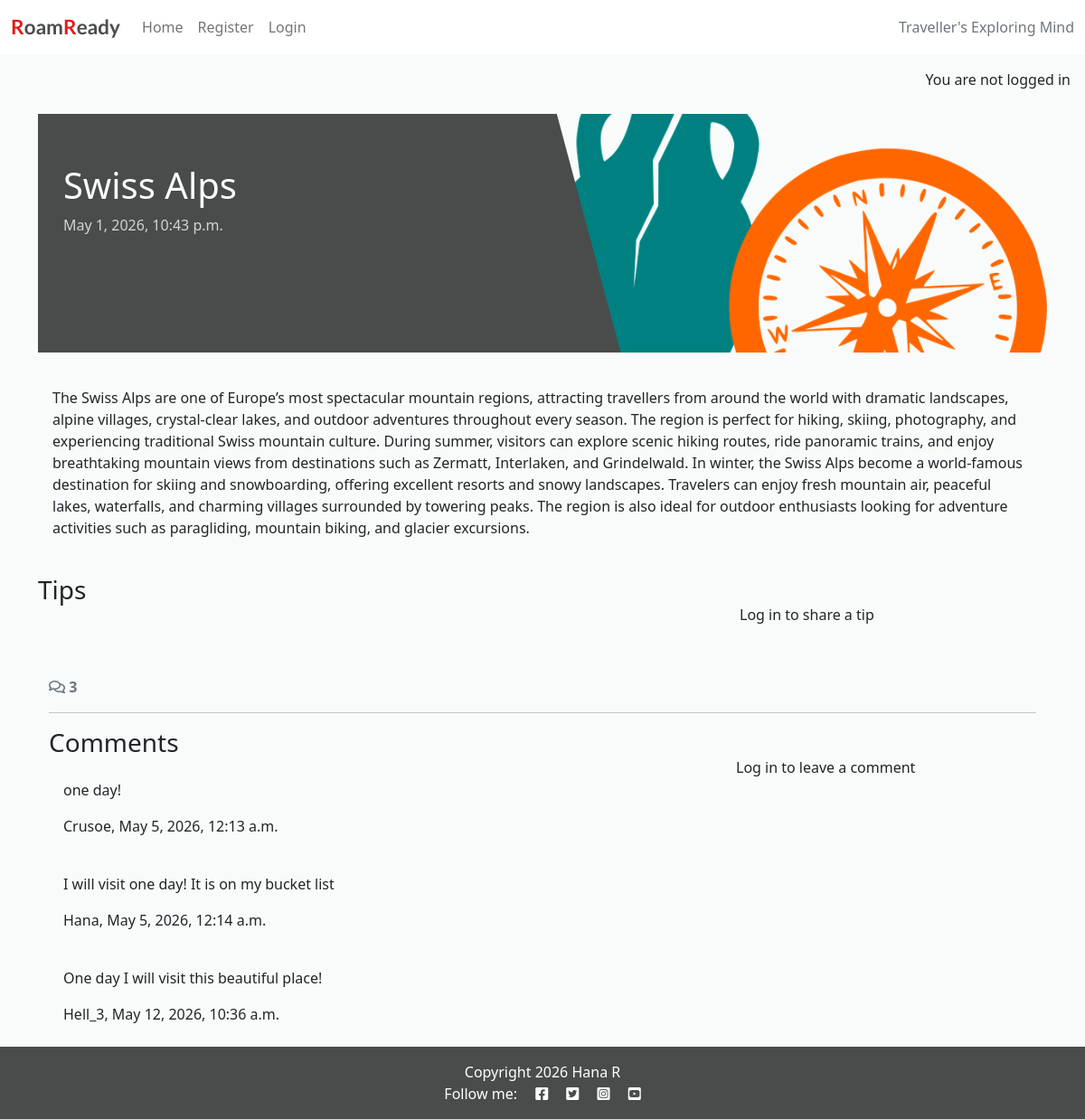
The app's page /11/ with its own data.
### destinations/models.py (models this page shows, shortened)
class Destination(models.Model):
    name = models.CharField(max_length=100)
    country = CountryField()
    category = models.CharField(max_length=50)
    featured_image = CloudinaryField('image', default='placeholder')
    description = models.TextField()
    created_on = models.DateTimeField(auto_now_add=True)
    status = models.IntegerField(choices=STATUS, default=1)
    class Meta:
        ordering = ['-created_on', 'country', 'category']

class Comment(models.Model):
    destination = models.ForeignKey(Destination, on_delete=models.CASCADE, related_name="comments")
    user = models.ForeignKey(User, on_delete=models.CASCADE, related_name="comments", null=True, blank=True)
    text = models.TextField()
    created_on = models.DateTimeField(auto_now_add=True)
    approved = models.BooleanField(default=False)

### destinations/views.py (the view, shortened to what this page needs)
# urls.py: path('<int:pk>/', views.destination_detail, name='destination_detail'),
def destination_detail(request, pk):
    destination = get_object_or_404(Destination, pk=pk)
    comments = destination.comments.all().order_by("-created_on")
    comment_count = destination.comments.filter(approved=True).count()
    tips = destination.tips.all().order_by("tip_type")
    comment_form = CommentForm()
    tip_form = TipForm()
    return render(
        request,
        "destinations/destination_detail.html",
        {"destination": destination,
         "comments":comments,
         "comment_count": comment_count,
         "comment_form": comment_form,
         "tip_form": tip_form
         },
    )

### destinations/templates/destinations/destination_detail.html (shortened to what this page needs)
{% extends 'base.html' %} {% block content %}
{% load static %}
{% load crispy_forms_tags %}
<div class="masthead">
    <div class="container">
        <div class="row g-0">
            <div class="col-md-6 masthead-text">
                <h1 class="destination-title">{{ destination.name }}</h1>
                <p class="destination-subtitle">{{ destination.created_on }}</p>
            </div>
            <div class="d-none d-md-block col-md-6 masthead-image">
                 {% if destination.featured_image and destination.featured_image.url %}
                            <img class="card-img-top rounded" src="{{ destination.featured_image.url }}" class="scale" alt="{{ destination.name }}">
                        {% else %}
                            <img class="card-img-top" src="{% static 'images/default.png' %}" alt="placeholder image">
                        {% endif %}
            </div>
        </div>
    </div>
</div>
<div class="container">
    <div class="row">
        <div class="col card mb-4  mt-3 left  top">
            <div class="card-body ">
                <p class="card-text">
                    {{ destination.description | safe }}
                </p>
            </div>
        </div>
    </div>
</div>
<div class="container">
    <div class="row">
        <div class="col-md-8">
            <h3>Tips</h3>
        </div>
        <div class="col-md-4">
            <div class="card mb-4 mt-3">
                <div class="card-body">
                    {% if user.is_authenticated %}
                    <h4>Add a tip</h4>
                    <p class="mb-2">Posting as: {{ user.username }}</p>
                    <form id="tipForm" method="post" style="margin-top: 1.3em;">
                        {% csrf_token %}
                        {{ tip_form | crispy }}
                        <button id="tipSubmitButton" type="submit" class="btn btn-signup btn-lg">Submit</button>
        </form>
        {% else %}
        <p>Log in to share a tip</p>
        {% endif %}
      </div>
        </div>
    </div>
</div>
<div class="container">
    <div class="row">
        <div class="col-12">
            <strong class="text-secondary">
                <i class="far fa-comments"></i> {{ comment_count }}
            </strong>
        </div>
        <div class="col-12">
            <hr>
        </div>
    </div>
    <div class="row">
        <div class="col-md-8">
            <h3 class="mb-0">Comments</h3>
            {% for comment in destination.comments.all %}
            <div class="card mb-2">
                <div class="card-body {% if not comment.approved and comment.user == user %}faded{% elif not comment.approved %}d-none{% endif %}">
                    <div id="comment{{ comment.id }}" class="card-id">{{ comment.text | linebreaks }}</div>
                    <p  class="card-text {% if not comment.approved and comment.user == user %}faded{% endif %}">{{ comment.user }}, {{ comment.created_on }}</p>
                </div>
            </div>
            {% empty %}
            <p class="text-muted">No comments yet</p>
            {% endfor %}
        </div>
        <div class="col-md-4">
            <div class="card mb-4 mt-3">
                <div class="card-body">
                    {% if user.is_authenticated %}
                    <h4>Leave a comment</h4>
                    <p class="mb-2">Posting as: {{ user.username }}</p>
                    <form id="commentForm" method="post" style="margin-top: 1.3em;">
                        {% csrf_token %}
                        {{ comment_form | crispy}}
                        <button id="commentSubmitButton" type="submit" class="btn btn-signup btn-lg">Submit</button>
                    </form>
                    {% else %}
                    <p>Log in to leave a comment</p>
                    {% endif %}
                </div>
            </div>
        </div>
    </div>
</div>
{% endblock content %}

### static/css/style.css (style rules this page uses)
body { background-color: #F9FBFB; }
.destination-title { margin-top: 10%; margin-left: 5%; }
.destination-subtitle { margin-left: 5%; color: lightgray; }
.main-bg { background-color: #F9FBFB; }
.card { border: none; background-color: transparent; overflow: hidden; }
.card-img-top { width: 100%; height: 300px; object-fit: cover; overflow: hidden; display: block; }
.masthead { margin-top: 10px; overflow: hidden; position: relative; display: inline-block; height: 33vh; width: 100%; }
.masthead-text { background-color: #4A4C4C; color: #FFFEFF; position: relative; }
.masthead-image { position: relative; overflow: hidden; }
.masthead-image:after { content: ""; position: absolute; top: 0; right: 90%; height: 100%; width: 150%; background: #4A4C4C; -webkit-transform: skew(15deg); -moz-transform: skew(15deg); transform: skew(15deg); z-index: 100; }

### records on screen
Destination: name "Swiss Alps", created_on "May 1, 2026, 10:43 p.m.", description "The Swiss Alps are one of Europe’s most spectacular mountain regions, attracting travellers from around the world with dramatic landscapes, alpine villages, crystal-clear lakes, and outdoor adventures throughout every season. The region is perfect for hiking, skiing, photography, and experiencing traditional Swiss mountain culture. During summer, visitors can explore scenic hiking routes, ride panoramic trains, and enjoy breathtaking mountain views from destinations such as Zermatt, Interlaken, and Grindelwald. In winter, the Swiss Alps become a world-famous destination for skiing and snowboarding, offering excellent resorts and snowy landscapes. Travelers can enjoy fresh mountain air,…"
Comment: text "one day!", user "Crusoe", created_on "May 5, 2026, 12:13 a.m."
Comment: text "I will visit one day! It is on my bucket list", user "Hana", created_on "May 5, 2026, 12:14 a.m."
Comment: text "One day I will visit this beautiful place!", user "Hell_3", created_on "May 12, 2026, 10:36 a.m."

### other values on screen
{{ comment_count }} "3"
